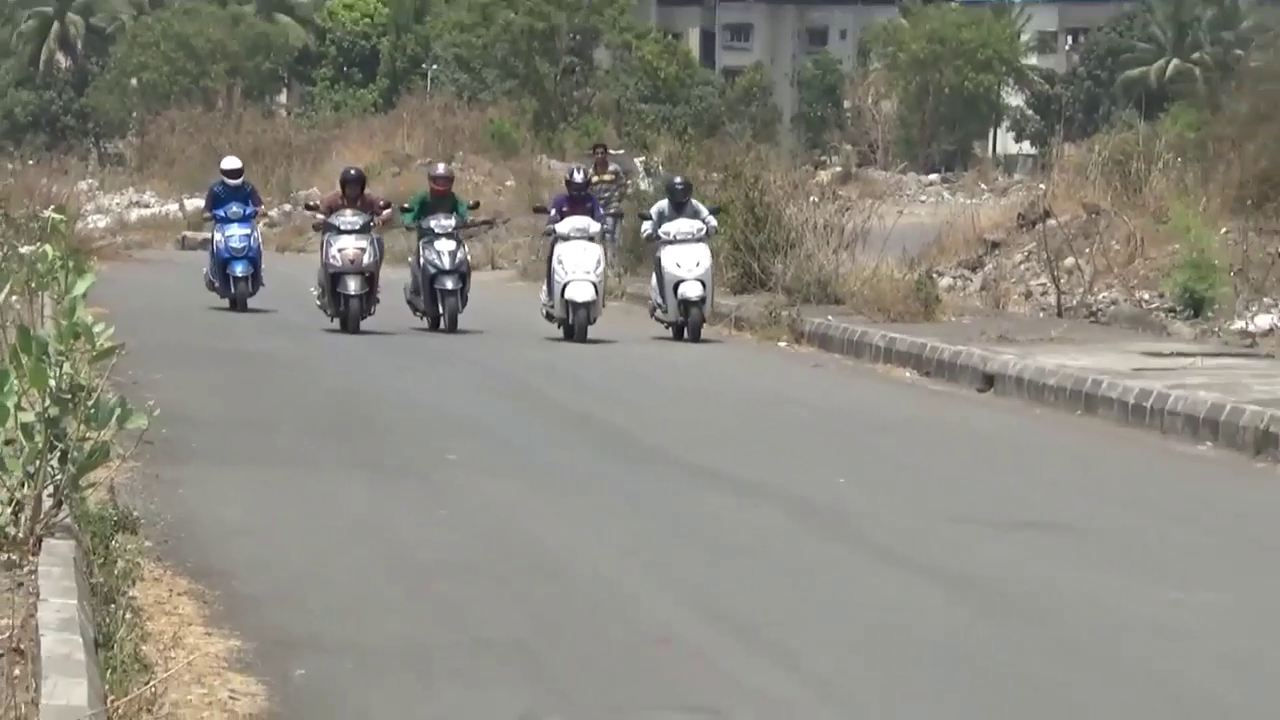
#> input picture frame 12 of Bike Detection/two_wheeler2.mp4, 1280 x 720 px, given in place of video.mp4, which was not available
$ python 'Sketch Creater.py'
#> lines starting #> are read from the running program, lines starting #| are printed output that depends on the picture; pictures that were not available may be replaced by others from this repository, and a replacement may not be noted
#> further down, frame is the input picture: shape (720, 1280, 3); mean B, G, R 126.1, 135.7, 137.8
# -*- coding: utf-8 -*-
"""
Created on Sat Aug 29 11:17:24 2020

@author: gaurav
"""


import cv2
import numpy as np

def sketch(images):
    #convert image to grayscal
    gray_img=cv2.cvtColor(images, cv2.COLOR_BGR2GRAY)
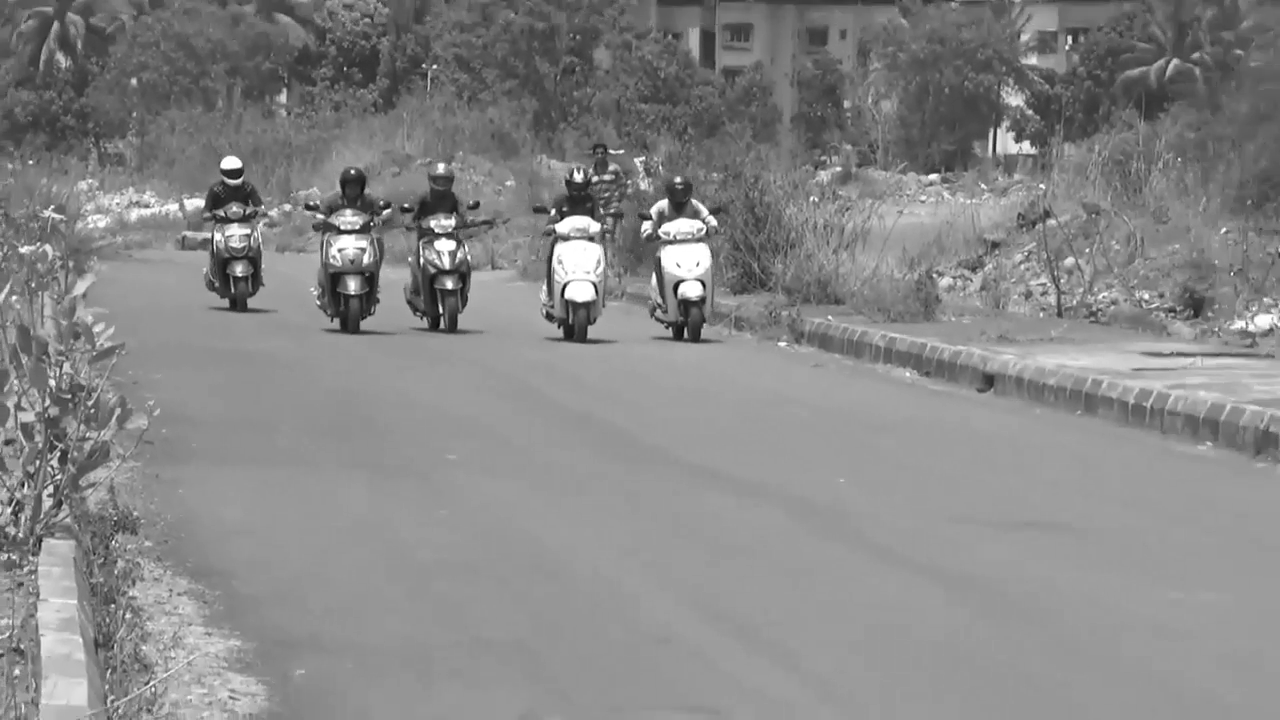
#> gray_img: shape (720, 1280); min 0, max 255, mean 135.2

    #Clean up image using guassian blur
    img_gray_blur=cv2.GaussianBlur(gray_img , (5,5), 0)

    #Extract Edges
    canny_img=cv2.Canny(img_gray_blur, 10, 70)
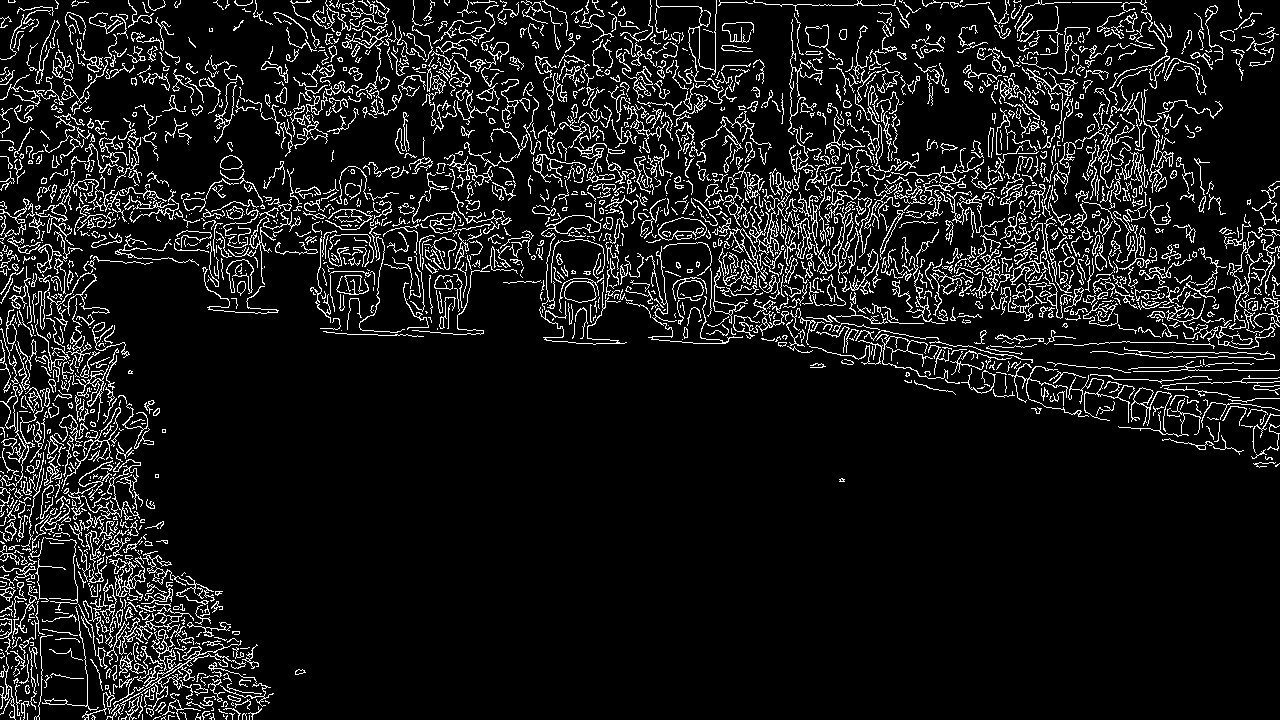
#> canny_img: shape (720, 1280); 9.5% white in thin lines or dots

    # Thresholding
    ret, mask=cv2.threshold(canny_img, 70, 50, cv2.THRESH_BINARY_INV)
#> mask: shape (720, 1280); values 0 (black) and 50 (white), 90.5% white; black in thin lines or dots
    return mask

cap=cv2.VideoCapture("video.mp4")
while True:
    ret,frame=cap.read()
    cv2.imshow("Live Sketch", sketch(frame))
    if cv2.waitKey(1)==13:
#> (key Esc is pressed here)
        break
cap.release()
cv2.destroyAllWindows()

$ run again, starting later in the video
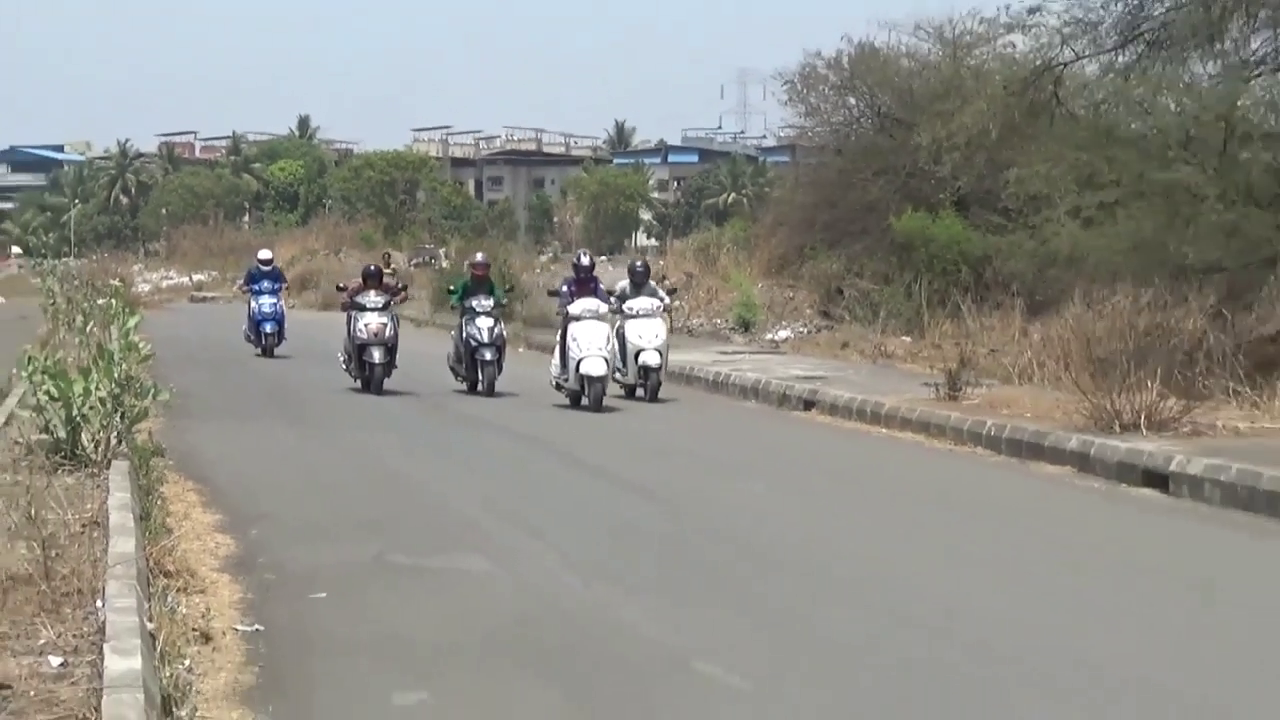
#> input picture frame 58 of Bike Detection/two_wheeler2.mp4, 1280 x 720 px, given in place of video.mp4, which was not available
#> frame is the input picture: shape (720, 1280, 3); mean B, G, R 136.4, 142.8, 143.3
#> in sketch, `gray_img=cv2.cvtColor(images, cv2.COLOR_BGR2GRAY)`:
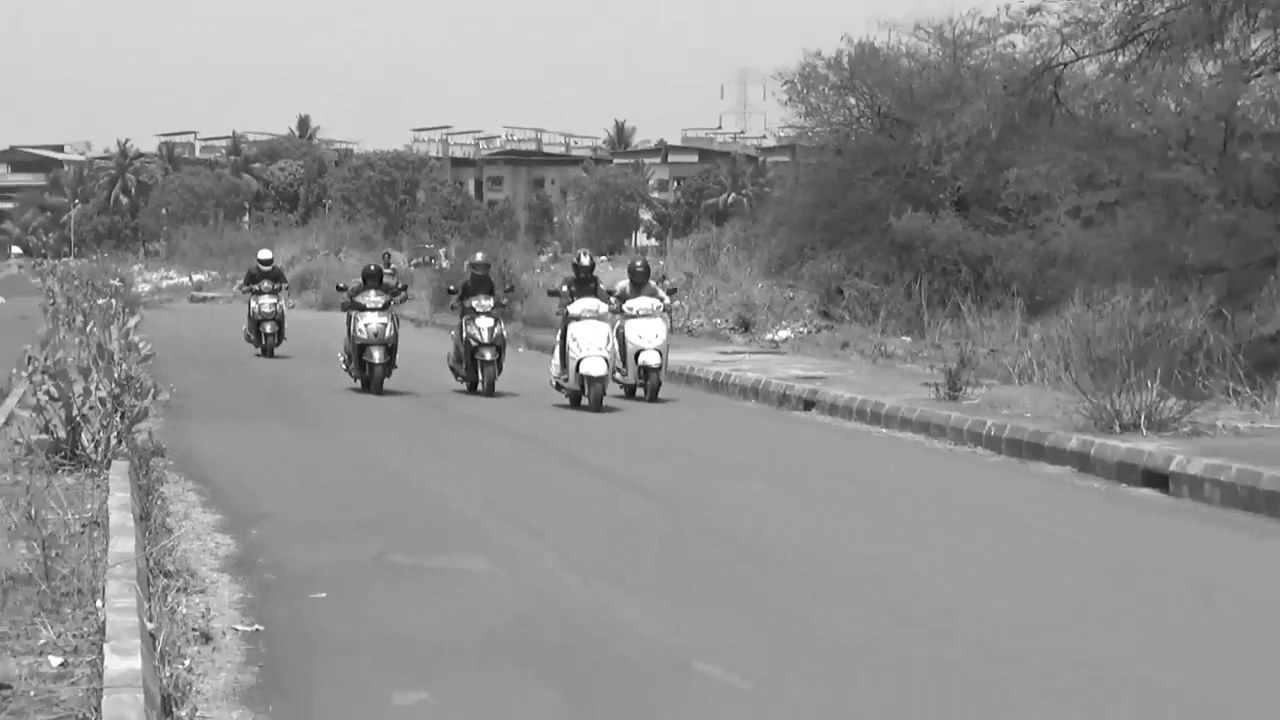
#> gray_img: shape (720, 1280); min 0, max 255, mean 142.2
#> in sketch, `canny_img=cv2.Canny(img_gray_blur, 10, 70)`:
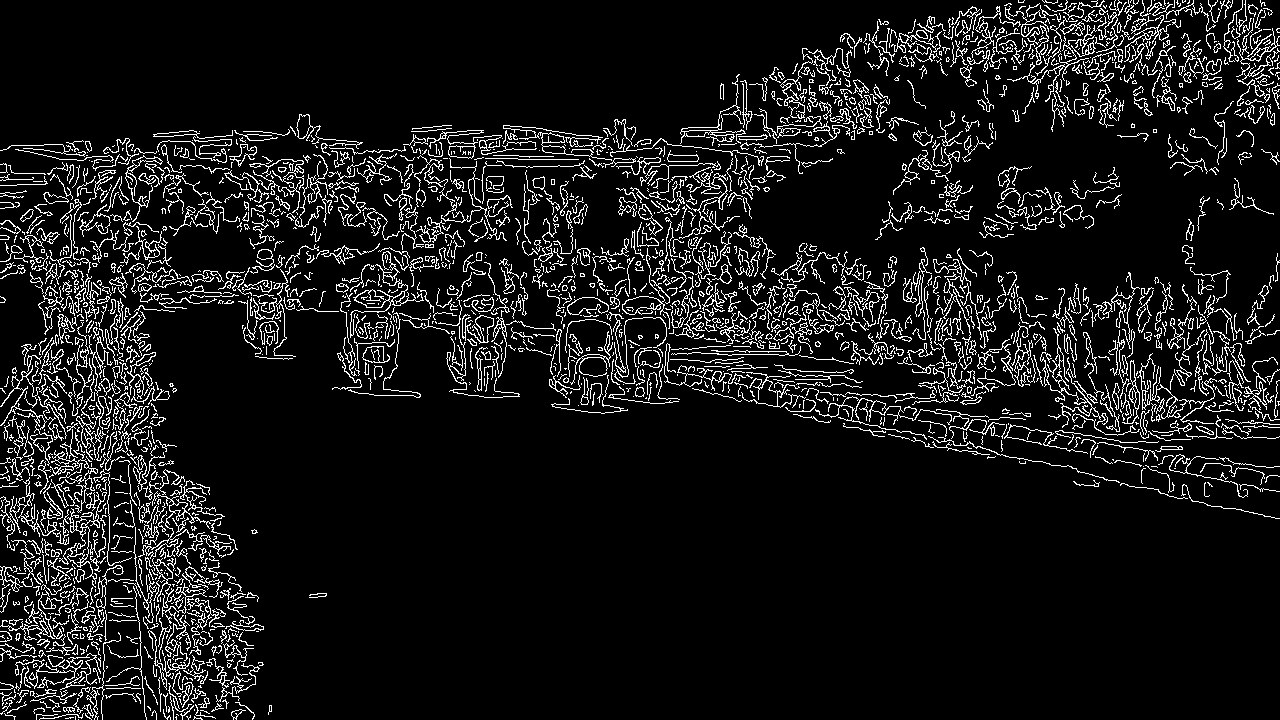
#> canny_img: shape (720, 1280); 9% white in thin lines or dots
#> mask: shape (720, 1280); values 0 (black) and 50 (white), 91% white; black in thin lines or dots

$ run again, starting later in the video
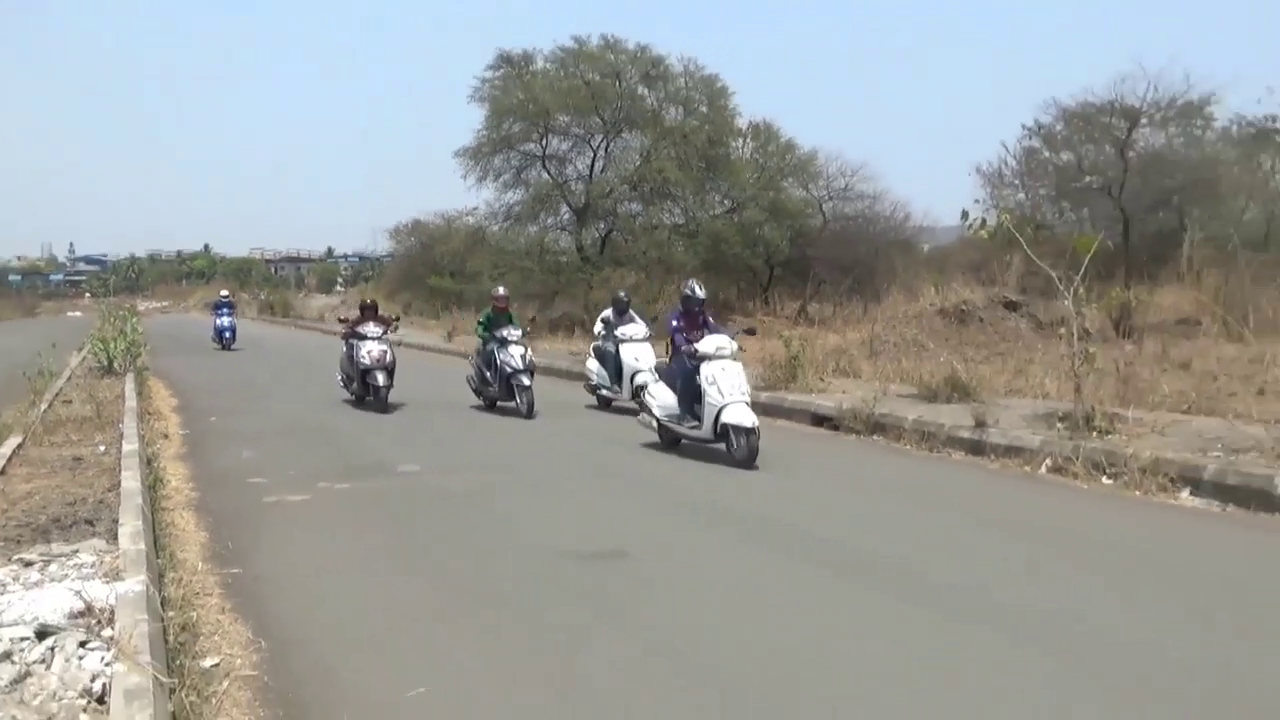
#> input picture frame 103 of Bike Detection/two_wheeler2.mp4, 1280 x 720 px, given in place of video.mp4, which was not available
#> frame is the input picture: shape (720, 1280, 3); mean B, G, R 153.5, 156.1, 153.8
#> in sketch, `gray_img=cv2.cvtColor(images, cv2.COLOR_BGR2GRAY)`:
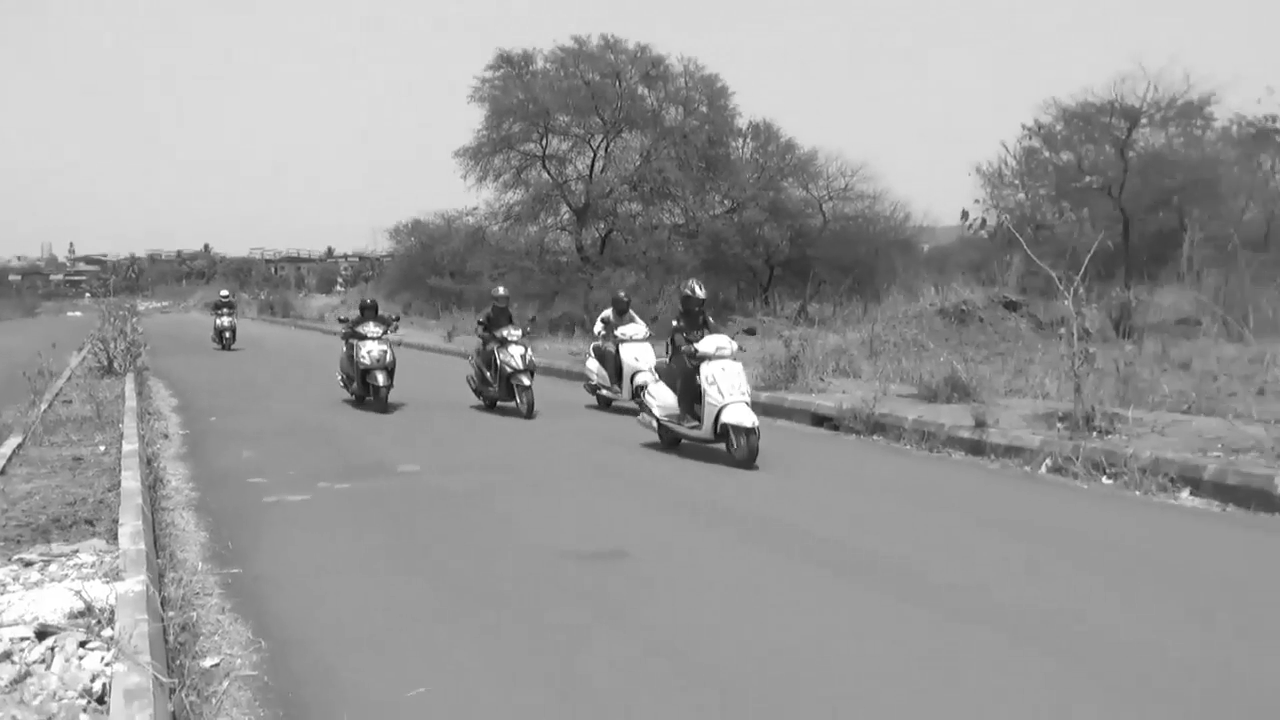
#> gray_img: shape (720, 1280); min 0, max 255, mean 155.1
#> in sketch, `canny_img=cv2.Canny(img_gray_blur, 10, 70)`:
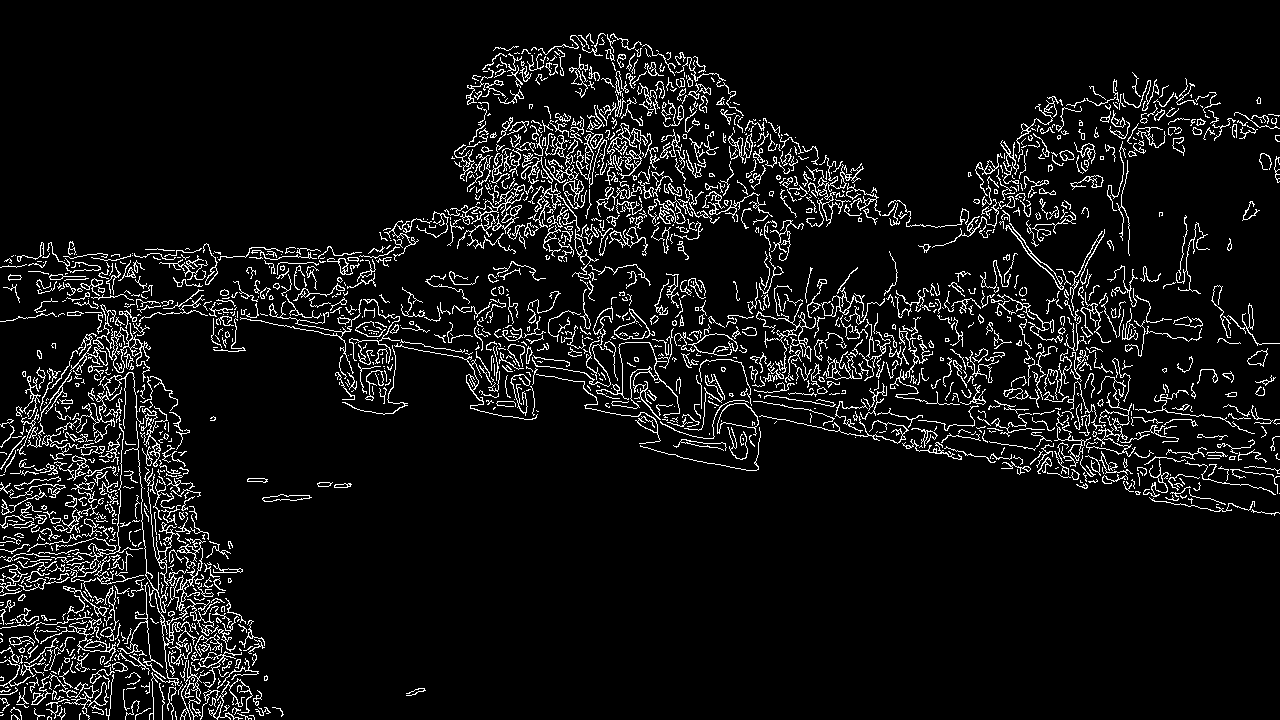
#> canny_img: shape (720, 1280); 7.3% white in thin lines or dots
#> mask: shape (720, 1280); values 0 (black) and 50 (white), 92.7% white; black in thin lines or dots
